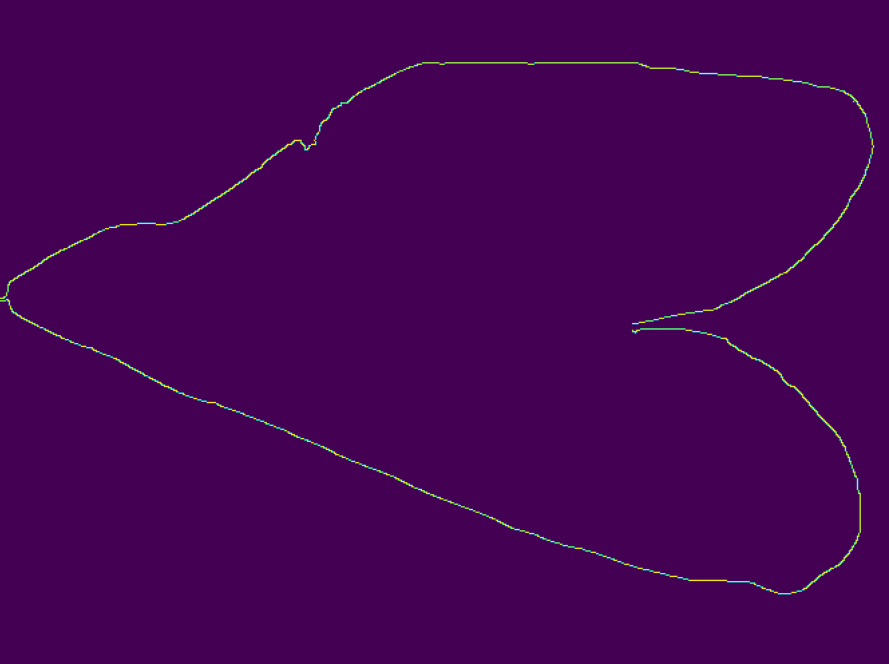
#> input picture Individual_Code/Jacques Van Niekerk/images/img_edge.png, 889 x 664 px, found by its file name
$ python contour_co-ordinates.py
#> lines starting #> are read from the running program, lines starting #| are printed output that depends on the picture; after the words box and inside, x2 and y2 are one past the last pixel; in counts of white or black regions, pixels touching at a corner belong together; long printed decimals are rounded

# Python code to find the co-ordinates of
# the contours detected in an image.
import numpy as np
import cv2
import matplotlib.pyplot as plt

# Reading image
font = cv2.FONT_HERSHEY_COMPLEX
img2 = cv2.imread('./images/img_edge.png', cv2.IMREAD_COLOR)
#> img2 is the input picture: shape (664, 889, 3); mean B, G, R 84.2, 2.8, 68.5

# Reading same image in another
# variable and converting to gray scale.
img = cv2.imread('./images/img_edge.png', cv2.IMREAD_GRAYSCALE)
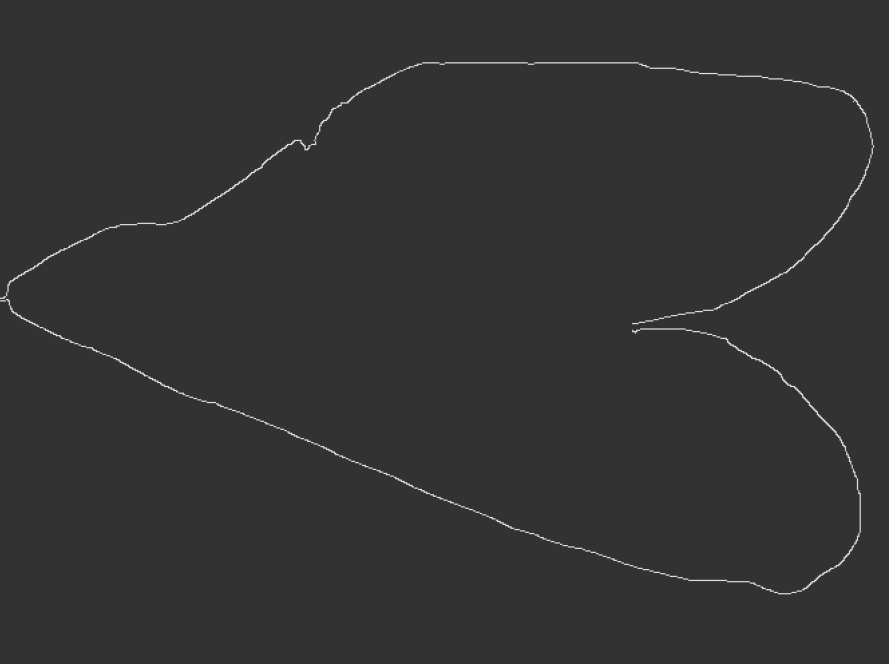
#> img: shape (664, 889); min 50, max 226, mean 51.1

#Getting Length and Width of image
l, w = img.shape[:2]
#> l = 664; w = 889

# Converting image to a binary image
# ( black and white only image).
_, threshold = cv2.threshold(img, 110, 255, cv2.THRESH_BINARY)
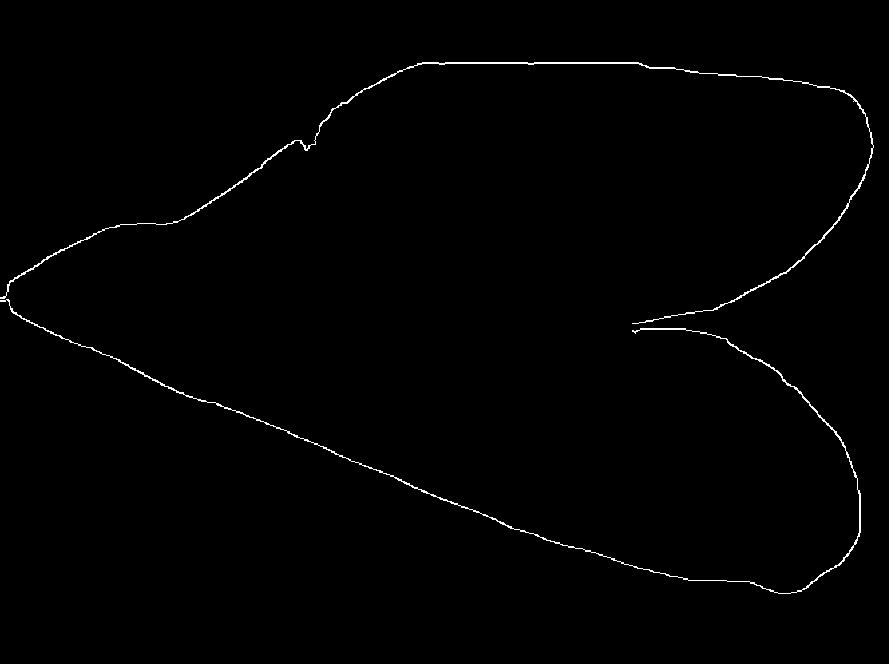
#> threshold: shape (664, 889); 0.76% white in thin lines or dots, all inside (x1, y1, x2, y2) = (0, 62, 874, 594)

# Detecting contours in image.
contours, _= cv2.findContours(threshold, cv2.RETR_TREE, cv2.CHAIN_APPROX_SIMPLE)
#> contours = 2 contours; box (x1, y1, x2, y2) and area: (0, 62, 874, 324) 1073, (0, 299, 861, 594) 852

coordinateListY = []
coordinateListX = []

print("----------------------------------")
print("Outline's Co-ordinates:")
print("X  |  Y")
print("----------------------------------")

# Going through every contours found in the image.
for cnt in contours :

    approx = cv2.approxPolyDP(cnt, 0.009 * cv2.arcLength(cnt, True), True)

    # draws boundary of contours.
    cv2.drawContours(img2, [approx], 0, (0, 0, 255), 5)

    # Used to flatted the array containing
    # the co-ordinates of the vertices.
    n = approx.ravel()
    i = 0

    for j in n :
        if(i % 2 == 0):
            x = n[i]
            y = n[i + 1]

            # String containing the co-ordinates.
            string_Coordinates = str(x) + " " + str(y)
            coordinateListY.append(y)
            coordinateListX.append(x)
            print(string_Coordinates)

            if(i == 0):
                # text on topmost co-ordinate.
                cv2.putText(img2, "Arrow tip", (x, y), font, 0.5, (255, 0, 0))
            else:
                # text on remaining co-ordinates.
                cv2.putText(img2, string_Coordinates, (x, y), font, 0.5, (0, 255, 0))
        i = i + 1
#> this loop made 2 passes
#> (printed output is left out)
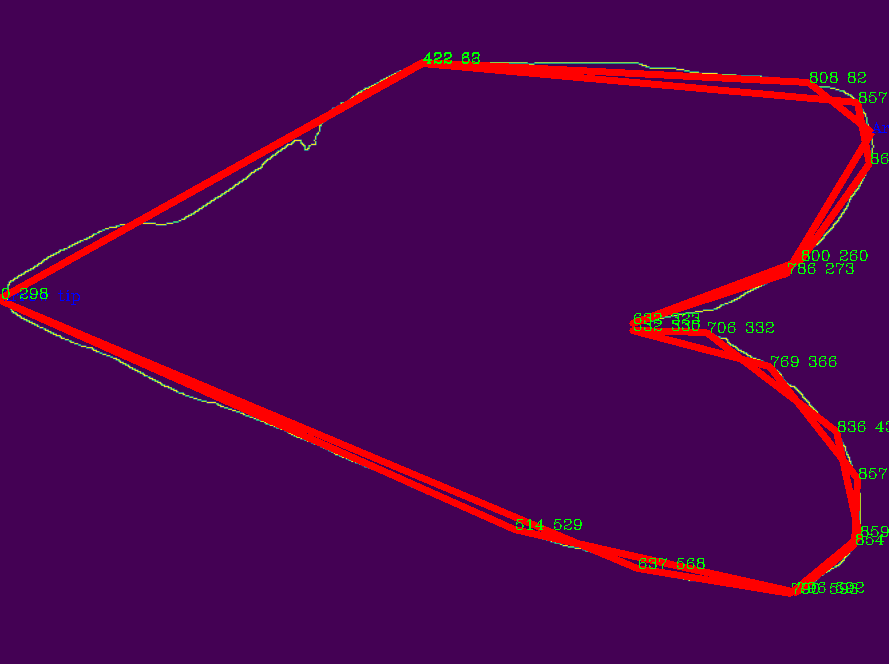
#> img2: shape (664, 889, 3); 5.31% of pixels changed, all inside (x1, y1, x2, y2) = (0, 52, 889, 597)
#> after the loop, coordinateListX = [0, 637, 790, 859, 836, 706, 632, 769, 857, 854, 796, 514, 871, 808, 422, 0, 422, 857, 869, 800, 632, 786]; coordinateListY = [300, 568, 593, 536, 431, 332, 330, 366, 478, 544, 592, 529, 132, 82, 62, 298, 63, 102, 163, 260, 323, 273]

print("----------------------------------")
coordinateListY.sort()
coordinateListX.sort()

top = coordinateListY[len(coordinateListY)-1]
#> top = 593
bottom = coordinateListY[0]
#> bottom = 62
left = coordinateListX[0]
#> left = 0
right = coordinateListX[len(coordinateListX)-1]
#> right = 871

width = top - bottom
#> width = 531
length = right - left
#> length = 871
area = width * length
#> area = 462501

fake_area = int((width/36)*(length/36))
#> fake_area = 356

print("Testing pixel based area calculation")
print("Length is: " + str(length) + " | Width is: " + str(width))
#| Length is: 871 | Width is: 531
print("Area of Leaf is: " + str(area) + " pixels")
#| Area of Leaf is: 462501 pixels
print("Top: " + str(top) + " | Bottom: " + str(bottom) + " | Left:" + str(left) + " | Right: " + str(right))
#| Top: 593 | Bottom: 62 | Left:0 | Right: 871
print("----------------------------------")
print("Testing Fabricated Realistic area calculation")
print("* Assumption - 36pixels = 1cm *")
print("Length is: " + str(length/36) + " | Width is: " + str(width/36))
#| Length is: 24.194 | Width is: 14.75
print("Area of Leaf is: " + str(fake_area) + " pixels")
#| Area of Leaf is: 356 pixels
print("----------------------------------")

#Create Rectangle on image
start_point = (left, top) # left | top
#> start_point = (0, 593)
end_point = (right, bottom) # bottom | right
#> end_point = (871, 62)
color = (255, 0, 0)
thickness = 2
img2 = cv2.rectangle(img2, start_point, end_point, color, thickness)

#Height text output
font = cv2.FONT_HERSHEY_SIMPLEX
#> font = 0
org = (int(right/2), top)
#> org = (435, 593)
fontScale = 1
color = (255, 255, 255)
thickness = 2
img2 = cv2.putText(img2, "Width: {}".format(width), org, font, fontScale, color, thickness, cv2.LINE_AA)

#Width text output
font = cv2.FONT_HERSHEY_SIMPLEX
org = (left, int(top/2))
#> org = (0, 296)
fontScale = 1
color = (255, 255, 255)
thickness = 2
img2 = cv2.putText(img2, "Length: {}".format(length), org, font, fontScale, color, thickness, cv2.LINE_AA)

#Area text output
font = cv2.FONT_HERSHEY_SIMPLEX
org = (int(right/2), int(top/2))
#> org = (435, 296)
fontScale = 1
color = (255, 255, 255)
thickness = 2
img2 = cv2.putText(img2, "Area: {}".format(str(fake_area)), org, font, fontScale, color, thickness, cv2.LINE_AA)
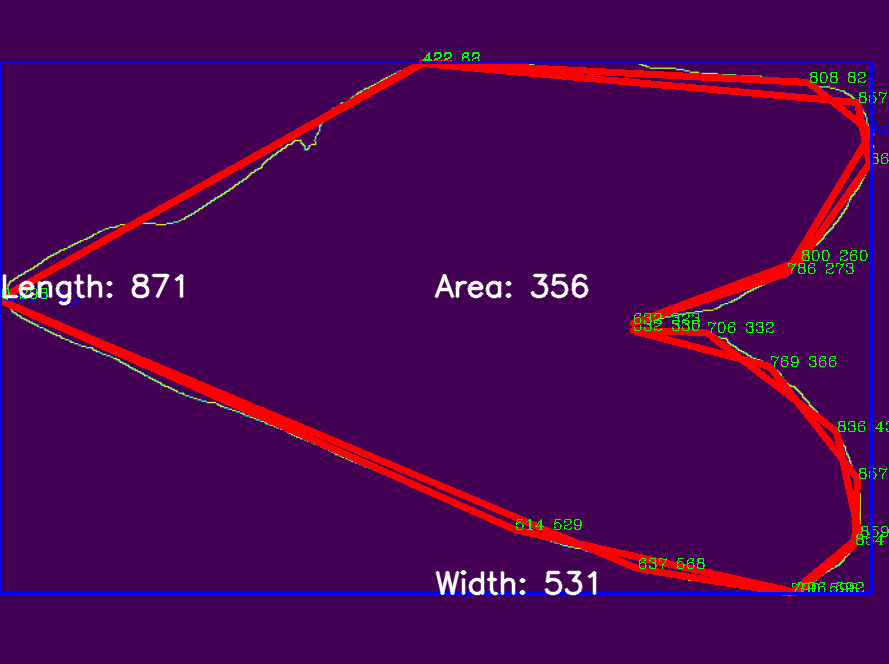
#> img2: shape (664, 889, 3); mean B, G, R 83.2, 4.8, 77

# Showing the final image.
cv2.imshow('img2', img2)

# Exiting the window if 'q' is pressed on the keyboard.
if cv2.waitKey(0) & 0xFF == ord('q'):
#> (key q is pressed here)
    cv2.destroyAllWindows()
